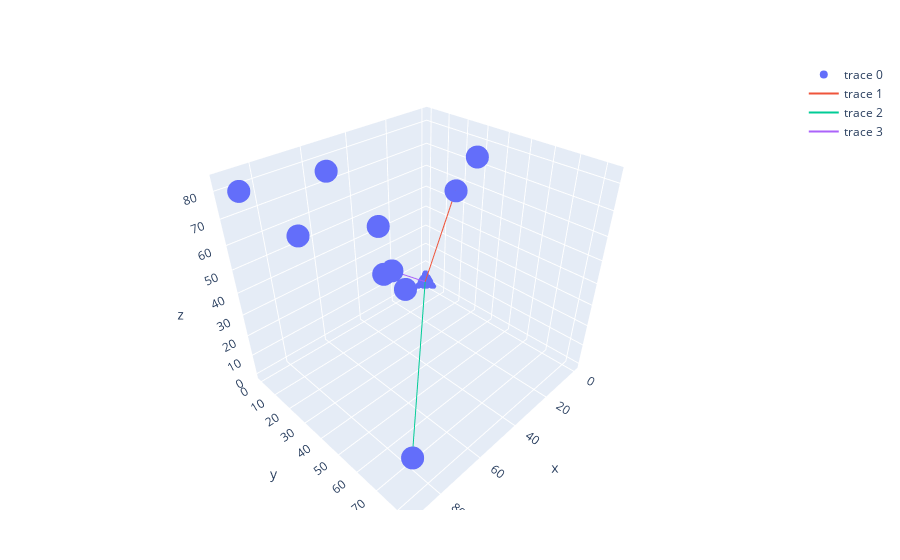

Notebook source saved alongside this figure:
### Code cell
m=rand(0:100,3,10)
Conichull(m)

### Figure 1 — Plotly figure (JSON) as saved in the notebook; plotly's stock layout.template omitted (floating-point values rounded to 4 significant figures)
{"data": [{"mode": "markers", "type": "scatter3d", "x": [65, 23, 4, 90, 9, 91, 41, 39, 73, 55, 0], "y": [43, 1, 21, 83, 35, 9, 29, 14, 9, 4, 0], "z": [74, 18, 58, 23, 78, 83, 31, 30, 60, 77, 0]}, {"mode": "lines", "type": "scatter3d", "x": [4, 0], "y": [21, 0], "z": [58, 0]}, {"mode": "lines", "type": "scatter3d", "x": [90, 0], "y": [83, 0], "z": [23, 0]}, {"mode": "lines", "type": "scatter3d", "x": [23, 0], "y": [1, 0], "z": [18, 0]}], "layout": {"margin": {"b": 50, "l": 50, "r": 50, "t": 60}}}
